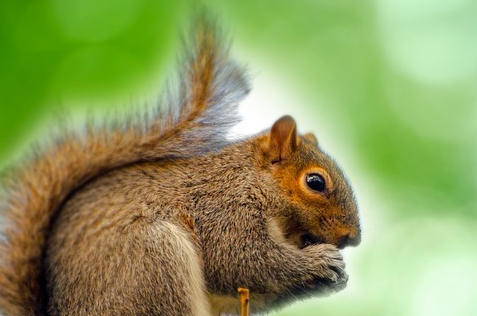
#> input picture lab1-hybrid-image/gui/res/squirrel1.png, 477 x 316 px, found by its file name
$ python fft_20230326214111.py
#> lines starting #> are read from the running program, lines starting #| are printed output that depends on the picture; after the words box and inside, x2 and y2 are one past the last pixel; in counts of white or black regions, pixels touching at a corner belong together
import cv2
import numpy as np
from matplotlib import pyplot as plt

pairs = [
    ('res/squirrel1.png', 'res/bunny1.png'),
    ('res/cat.jpg', 'res/dog.jpg'),
    ('res/donkey1.png', 'res/zebra1.png'),
]
ksize1, sigma1, ksize2, sigma2 = 39, 11, 21, 5
d1, d2 = 50, 50


def ideal_spectral_filter(shape, d, type='lowpass'):
    m, n = shape
    basic_element = 0 if type == 'lowpass' else 1
    filter_element = 1 if type == 'lowpass' else 0
    h = np.full((m, n), basic_element, dtype=np.float32)
    for i in range(m):
        for j in range(n):
            if np.sqrt((i - m / 2) ** 2 + (j - n / 2) ** 2) <= d:
                    h[i, j] = filter_element
    return h


def spatial_hybrid_image(img1, img2, ksize1, sigma1, ksize2, sigma2):
    img1_low_pass = cv2.GaussianBlur(img1, (ksize1, ksize1), sigma1)
    img2_high_pass = cv2.subtract(img2, cv2.GaussianBlur(img2, (ksize2, ksize2), sigma2))
    hybrid_image = cv2.add(img1_low_pass, img2_high_pass)

    plt.subplot(321), plt.imshow(img1, cmap='gray')
    plt.title('Input Image1'), plt.xticks([]), plt.yticks([])
    plt.subplot(322), plt.imshow(img1_low_pass, cmap='gray')
    plt.title(f'Image1 Low Pass. ksize1 = {ksize1}, sigma1 = {sigma1}'), plt.xticks([]), plt.yticks([])
    plt.subplot(323), plt.imshow(hybrid_image, cmap='gray')
    plt.title('Hybrid Image'), plt.xticks([]), plt.yticks([])
    plt.subplot(324), plt.imshow(img2, cmap='gray')
    plt.title('Input Image2'), plt.xticks([]), plt.yticks([])
    plt.subplot(325), plt.imshow(img2_high_pass, cmap='gray')
    plt.title(f'Image2 High Pass. ksize2 = {ksize2}, sigma2 = {sigma2}'), plt.xticks([]), plt.yticks([])
    plt.show()


def spectral_hybrid_image(image1, image2, d1, d2):  # ref: https://www.youtube.com/watch?v=YVBxM64kpkU
    f1 = np.fft.fft2(np.float32(image1))
    f2 = np.fft.fft2(np.float32(image2))
    f1shift = np.fft.fftshift(f1)
    f2shift = np.fft.fftshift(f2)
    h1 = ideal_spectral_filter(f1.shape, d1, type='lowpass')
    h2 = ideal_spectral_filter(f2.shape, d2, type='highpass')
    f1_filtered = f1shift * h1
    f2_filtered = f2shift * h2
    f1_filtered_shift = np.fft.ifftshift(f1_filtered)
    f2_filtered_shift = np.fft.ifftshift(f2_filtered)
    f1_filtered_ifft = np.fft.ifft2(f1_filtered_shift)
    f2_filtered_ifft = np.fft.ifft2(f2_filtered_shift)
    hybrid_image = np.abs(f1_filtered_ifft) + np.abs(f2_filtered_ifft)
    # 归一化
    hybrid_image = hybrid_image / 255
    hybrid_image = np.uint8(hybrid_image)

    # [23 lines of commented-out code are left out]
    return hybrid_image


def call_back_d1(x):
    global d1
    d1 = x
    hybrid_image = spectral_hybrid_image(img1, img2, d1, d2)
    cv2.imshow('Hybrid Image', hybrid_image.astype(np.uint8))


def call_back_d2(x):
    global d2
    d2 = x
    hybrid_image = spectral_hybrid_image(img1, img2, d1, d2)
    cv2.imshow('Hybrid Image', hybrid_image.astype(np.uint8))


if __name__ == '__main__':
    pair_idx = 0
    img1 = cv2.imread(pairs[pair_idx][0], 0)    # read as grayscale
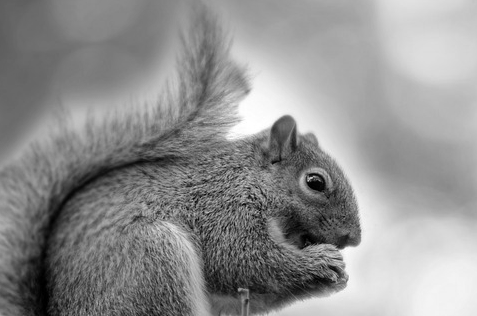
#> img1: shape (316, 477); min 0, max 255, mean 143.5
    img2 = cv2.imread(pairs[pair_idx][1], 0)
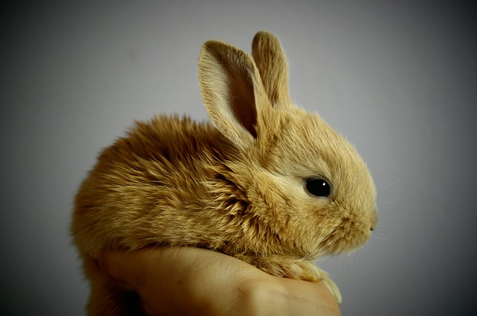
#> input picture lab1-hybrid-image/gui/res/bunny1.png, 477 x 316 px, found by its file name
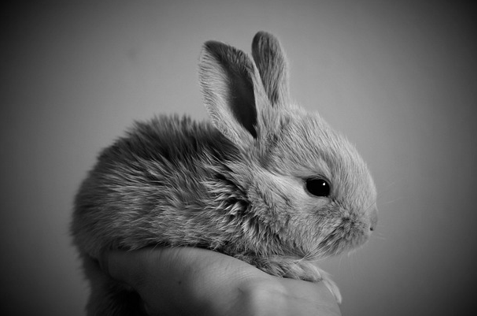
#> img2: shape (316, 477); min 0, max 235, mean 97.6

    # spatial_hybrid_image(img1, img2, ksize1, sigma1, ksize2, sigma2)
    spectral_hybrid_image(img1, img2, d1, d2)
#> in spectral_hybrid_image, `hybrid_image = np.uint8(hybrid_image)`:
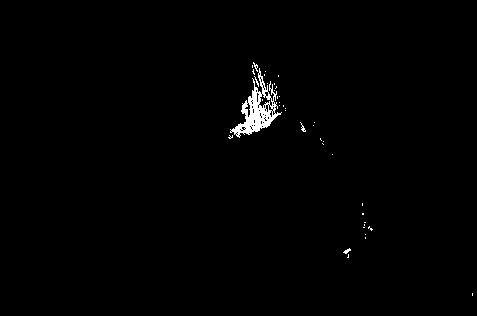
#> hybrid_image: shape (316, 477); values 0 (black) and 1 (white), 0.87% white; 39 white regions (35 under 20 px), largest, box (x1, y1, x2, y2) and area: (230, 68, 282, 138) 1142, (343, 248, 351, 254) 23, (300, 122, 306, 132) 21, (253, 62, 258, 72) 20

    cv2.namedWindow('Hybrid Image')
    cv2.createTrackbar('d1', 'Hybrid Image', 0, 100, call_back_d1)
#> slider 'd1' is set to 33
    cv2.createTrackbar('d2', 'Hybrid Image', 0, 100, call_back_d2)
#> slider 'd2' is set to 33
    cv2.waitKey(0)
#> call 2 of spectral_hybrid_image, with d1 = 33, d2 = 50
#> in spectral_hybrid_image (call 2), `hybrid_image = np.uint8(hybrid_image)`:
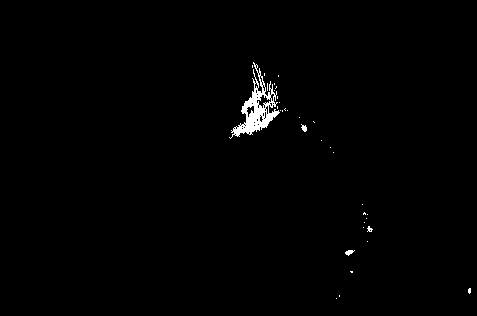
#> hybrid_image: shape (316, 477); values 0 (black) and 1 (white), 0.86% white; 34 white regions (30 under 20 px), largest, box (x1, y1, x2, y2) and area: (229, 62, 280, 139) 1141, (345, 250, 355, 256) 34, (301, 124, 307, 132) 30, (367, 226, 373, 232) 21
#> call 3 of spectral_hybrid_image, with d1 = 33, d2 = 33
#> in spectral_hybrid_image (call 3), `hybrid_image = np.abs(f1_filtered_ifft) + np.abs(f2_filtered_ifft)`:
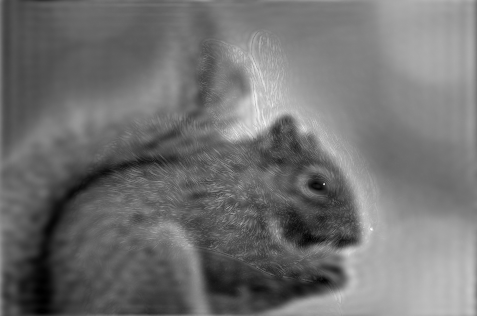
#> hybrid_image: shape (316, 477) float64; min 0.442, max 333.7, mean 148.4; drawn with min black and max white
#> in spectral_hybrid_image (call 3), `hybrid_image = np.uint8(hybrid_image)`:
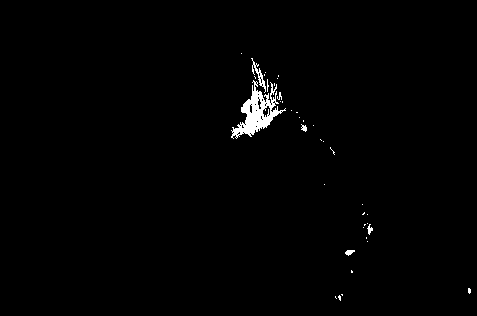
#> hybrid_image: shape (316, 477); values 0 (black) and 1 (white), 1% white; 38 white regions (32 under 20 px), largest, box (x1, y1, x2, y2) and area: (231, 80, 286, 139) 1157, (251, 58, 266, 93) 124, (345, 250, 355, 256) 38, (367, 224, 373, 235) 33, (301, 124, 307, 132) 29, (277, 92, 282, 100) 21
